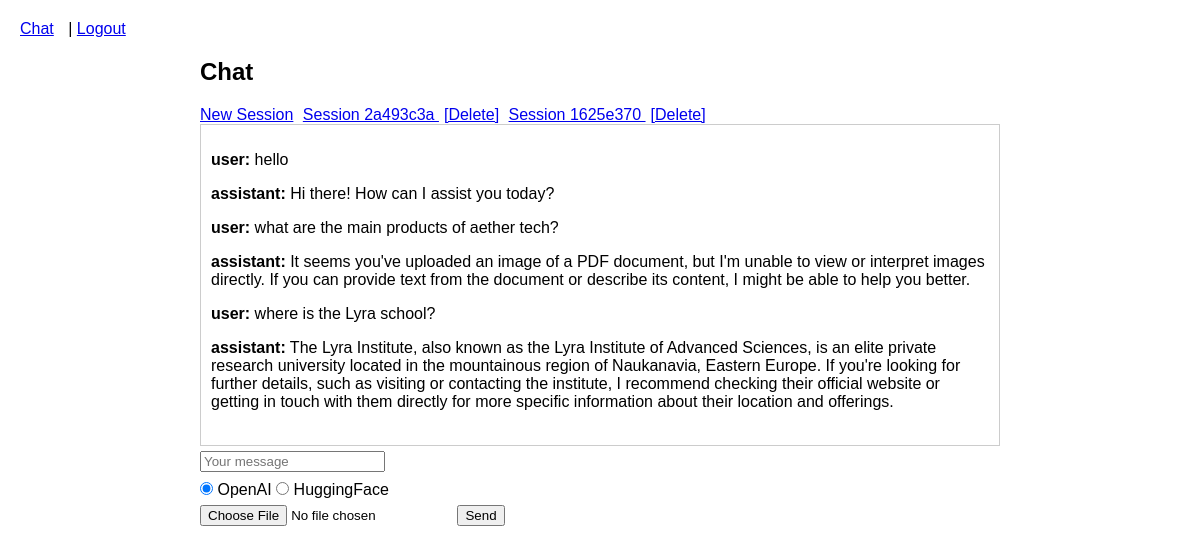
Before: /chat?session_id=2&provider=openai (signed in) with the older database file.
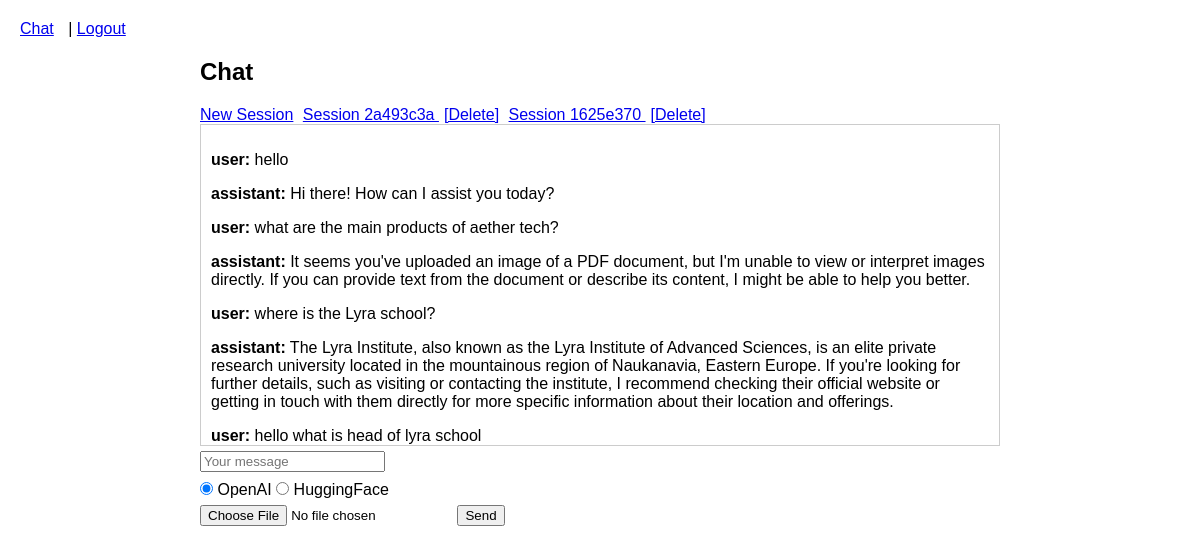
After: the same page with the newer database file.
### models.py (models this page shows)
class ChatSession(db.Model):
    id = db.Column(db.Integer, primary_key=True)
    user_id = db.Column(db.Integer, db.ForeignKey('user.id'), nullable=False)
    name = db.Column(db.String(200), nullable=True)
    messages = db.relationship('Message', backref='session', cascade='all, delete-orphan')

class Message(db.Model):
    id = db.Column(db.Integer, primary_key=True)
    session_id = db.Column(db.Integer, db.ForeignKey('chat_session.id'), nullable=False)
    role = db.Column(db.String(50), nullable=False)
    content = db.Column(db.Text, nullable=True)
    image_path = db.Column(db.String(200), nullable=True)

### chat.py (the view, shortened to what this page needs)
@chat_bp.route('/chat', methods=['GET','POST'])
@login_required
def chat():
    sessions = ChatSession.query.filter_by(user_id=current_user.id).all()
    session_id      = request.args.get('session_id')
    current_session = None
    messages        = []
    if session_id:
        current_session = ChatSession.query.filter_by(id=session_id, user_id=current_user.id).first()
        if current_session:
            messages = current_session.messages
    provider = request.args.get('provider', 'openai')
    return render_template('chat.html',
                           sessions=sessions,
                           current_session=current_session,
                           messages=messages,
                           provider=provider)

### app.py (called while the page is built)
def create_app():
    app = Flask(__name__)
    app.secret_key = 'super-secret-key'
    app.config['SQLALCHEMY_DATABASE_URI'] = 'sqlite:///chatbot.db'
    db.init_app(app)
    login_manager = LoginManager()
    login_manager.login_view = 'auth.login'
    login_manager.init_app(app)
    @app.route('/')
    def home():
        return redirect(url_for('auth.login'))
    from models import User
    @login_manager.user_loader
    def load_user(user_id):
        return User.query.get(int(user_id))
    app.register_blueprint(auth_bp)
    app.register_blueprint(chat_bp)
    for rule in app.url_map.iter_rules():
        print(rule.endpoint, rule)
    with app.app_context():
        db.create_all()
    return app

### templates/chat.html (shortened to what this page needs)
{% extends "base.html" %}
{% block content %}
<h2>Chat</h2>
<div class="sessions">
  <a href="{{ url_for('chat.new_session') }}">New Session</a>
  {% for ses in sessions %}
    <a href="{{ url_for('chat.chat', session_id=ses.id, provider=provider) }}">
      {{ ses.name }}
    </a>
    <a href="{{ url_for('chat.delete_session', session_id=ses.id) }}">[Delete]</a>
  {% endfor %}
</div>
{% if current_session %}
  <div class="messages">
    {% for msg in messages %}
      <p><strong>{{ msg.role }}:</strong> {{ msg.content }}</p>
    {% endfor %}
  </div>
  <form method="post" enctype="multipart/form-data">
    <input type="text" name="message" placeholder="Your message" required>
    <div class="provider-choice">
      <label>
        <input type="radio"
               name="provider"
               value="openai"
               {% if provider=='openai' %}checked{% endif %}>
        OpenAI
      </label>
      <label>
        <input type="radio"
               name="provider"
               value="hf"
               {% if provider=='hf' %}checked{% endif %}>
        HuggingFace
      </label>
    </div>
    <input type="file" name="image">
    <button type="submit">Send</button>
  </form>
{% endif %}
{% endblock %}

### templates/base.html (shortened to what this page needs)
<!doctype html>
<html lang="en">
<head>
  <link rel="stylesheet" href="{{ url_for('static', filename='style.css') }}">
</head>
<body>
  <nav>
    {% if current_user.is_authenticated %}
      <a href="{{ url_for('chat.chat') }}">Chat</a> |
      <a href="{{ url_for('auth.logout') }}">Logout</a>
    {% else %}
      <a href="{{ url_for('auth.login') }}">Login</a> |
      <a href="{{ url_for('auth.register') }}">Register</a>
    {% endif %}
  </nav>
  <div class="container">
    {% block content %}{% endblock %}
  </div>
</body>
</html>

### static/style.css (style rules this page uses)
body { font-family: Arial, sans-serif; margin: 20px; }
nav a { margin-right: 10px; }
.container { max-width: 800px; margin: auto; }
.sessions a { margin-right: 5px; }
.messages { border: 1px solid #ccc; padding: 10px; height: 300px; overflow-y: scroll; }
input, button { margin: 5px 0; }

Changed rows visible on the page:
added Message: role "user", content "hello what is head of lyra school"
